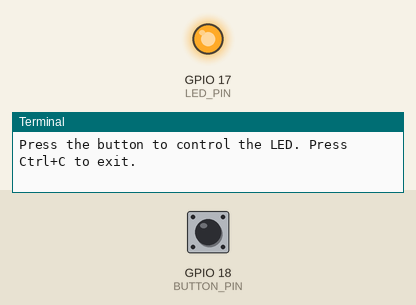
Simulated run of this program. Board: Raspberry Pi (BCM pin numbers). On the bench: output pins drawn as LEDs (lit = HIGH), the last lines printed to the terminal. The test bench sets the inputs (shaded band); at power-on: GPIO 18 (BUTTON_PIN) HIGH.

Above: at 1.2 s.
1.3 s: GPIO 18 (BUTTON_PIN) pulled LOW for 0.15 s
At 1.37 s:
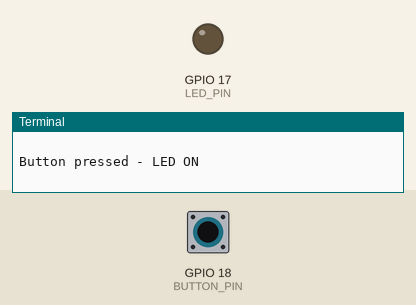
2.9 s: GPIO 18 (BUTTON_PIN) pulled LOW for 3.2 s
At 7.3 s:
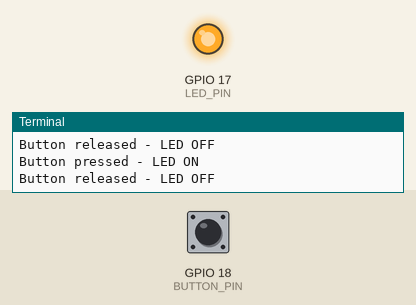
Timing chart, 0 to 8.8 s (numbered marks = the images above; inputs shaded):
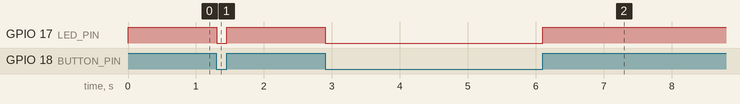

Measured:
- after the input at 1.3 s, GPIO 17 (LED_PIN): HIGH → LOW at once, → HIGH 0.15 s later
- after the input at 2.9 s, GPIO 17 (LED_PIN): HIGH → LOW at once, → HIGH 3.2 s later

The program:

2.1.1_Button.py
```python
#!/usr/bin/env python3

import RPi.GPIO as GPIO  # Library for GPIO control on Raspberry Pi
import time             # Library for time delays
import signal           # Library for handling system signals
import sys              # Library for system operations

# Define GPIO pin numbers (using BCM numbering scheme)
# These correspond to the same physical pins as the C version:
# C version: LedPin 0 (WiringPi) = BCM GPIO 17 (Physical pin 11)
# C version: ButtonPin 1 (WiringPi) = BCM GPIO 18 (Physical pin 12)
LED_PIN = 17            # LED connected to GPIO 17 (Physical pin 11, WiringPi pin 0)
BUTTON_PIN = 18         # Button connected to GPIO 18 (Physical pin 12, WiringPi pin 1)

# Define logic states for better readability
LED_ON = GPIO.LOW       # LED turns on when GPIO outputs LOW
LED_OFF = GPIO.HIGH     # LED turns off when GPIO outputs HIGH
BUTTON_PRESSED = GPIO.LOW    # Button reads LOW when pressed (pull-up resistor)
BUTTON_RELEASED = GPIO.HIGH  # Button reads HIGH when released

def cleanup_and_exit(signal_num, frame):
    """
    Signal handler for graceful shutdown
    This function is called when Ctrl+C is pressed
    """
    print("\nShutting down gracefully...")
    GPIO.cleanup()  # Clean up GPIO settings
    sys.exit(0)

def setup_gpio():
    """
    Initialize and configure GPIO pins
    Returns True if successful, False otherwise
    """
    try:
        # Set GPIO numbering mode to BCM
        GPIO.setmode(GPIO.BCM)

        # Disable GPIO warnings
        GPIO.setwarnings(False)

        # Configure GPIO pins
        GPIO.setup(LED_PIN, GPIO.OUT)          # Set LED pin as output
        GPIO.setup(BUTTON_PIN, GPIO.IN, pull_up_down=GPIO.PUD_UP)  # Set button pin as input with pull-up

        # Set initial state: LED off
        GPIO.output(LED_PIN, LED_OFF)

        return True

    except Exception as e:
        print(f"Error: Failed to initialize GPIO! {e}")
        print("Make sure you are running with proper permissions (sudo).")
        return False

def main():
    """
    Main function - entry point of the program
    """
    print("Starting Button Control LED Demo (Python Version)...")

    # Set up signal handler for graceful shutdown
    signal.signal(signal.SIGINT, cleanup_and_exit)

    # Initialize GPIO
    if not setup_gpio():
        return 1

    print("GPIO initialized successfully.")
    print(f"LED pin (GPIO {LED_PIN}) configured as OUTPUT, Button pin (GPIO {BUTTON_PIN}) configured as INPUT with pull-up.")
    print("Hardware should match C version: LED on Physical pin 11, Button on Physical pin 12")
    print("Press the button to control the LED. Press Ctrl+C to exit.\n")

    # Variable to track previous button state for change detection
    previous_button_state = BUTTON_RELEASED  # Assume button starts released

    try:
        # Main control loop - runs continuously
        while True:
            # Read the current state of the button
            current_button_state = GPIO.input(BUTTON_PIN)

            # Only act when button state changes (avoid continuous printing)
            if current_button_state != previous_button_state:

                if current_button_state == BUTTON_PRESSED:
                    # Turn on the LED when button is pressed
                    GPIO.output(LED_PIN, LED_ON)
                    print("Button pressed - LED ON")
                else:
                    # Turn off the LED when button is released
                    GPIO.output(LED_PIN, LED_OFF)
                    print("Button released - LED OFF")

                # Update previous state for next comparison
                previous_button_state = current_button_state

            # Small delay to prevent excessive CPU usage and debounce button
            time.sleep(0.05)  # 50ms delay (reduced for better responsiveness)

    except KeyboardInterrupt:
        # Handle Ctrl+C gracefully
        cleanup_and_exit(None, None)

    except Exception as e:
        print(f"Unexpected error: {e}")
        GPIO.cleanup()
        return 1

if __name__ == "__main__":
    # Run the main function when script is executed directly
    exit_code = main()
    sys.exit(exit_code if exit_code else 0)
```
